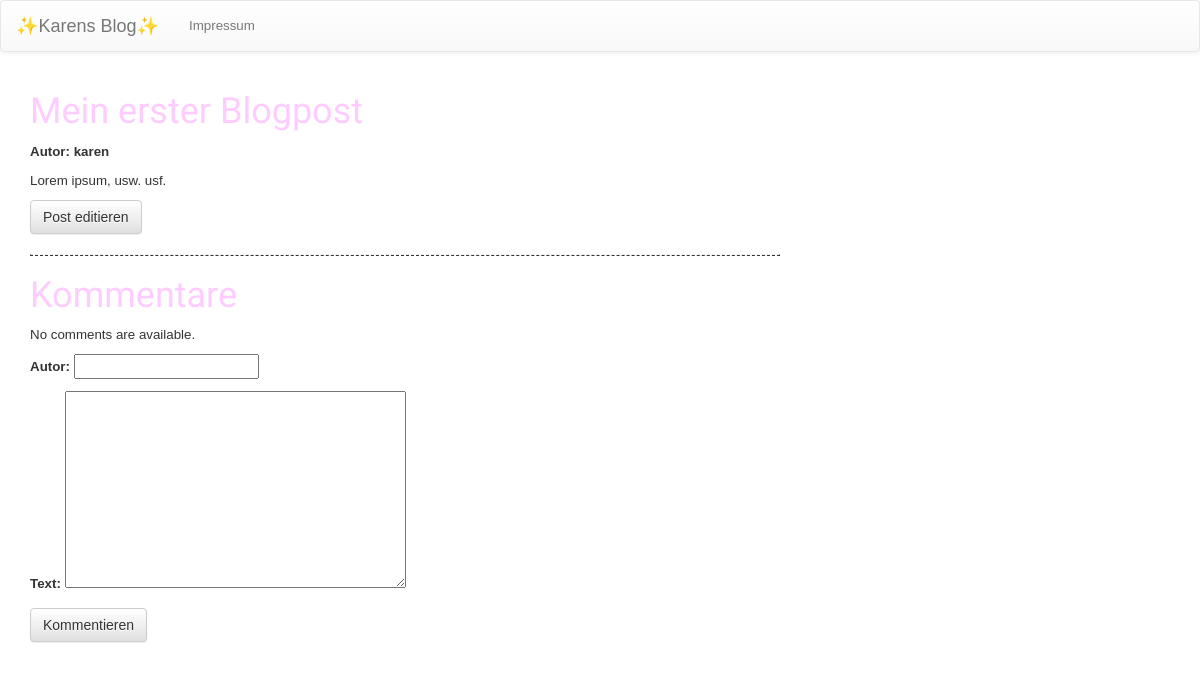
Page /blog/post/1/ on the committed database.
### blog/models.py (models this page shows, shortened)
class Post(models.Model):
    author = models.ForeignKey('auth.User')
    title = models.CharField(max_length=200)
    text = models.TextField()
    created_date = models.DateTimeField(
            default=timezone.now)
    published_date = models.DateTimeField(
            blank=True, null=True)

### blog/views.py (the view)
# urls.py: url(r'^post/(?P<pk>[0-9]+)/$', views.post_detail, name='post_detail'),
def post_detail(request, pk):
    post = get_object_or_404(Post, pk=pk)
    if request.method == "POST":
        form = CommentForm(request.POST)
        if form.is_valid():
            comment = form.save(commit=False)
            comment.post = post
            comment.save()
    comments_list = Comment.objects.filter(post=post)
    form = CommentForm()
    return render(request, 'post_detail.html',
    {'post': post, 'comments_list': comments_list, 'form': form})

### blog/forms.py
class CommentForm(forms.ModelForm):
    class Meta:
        model = Comment
        fields = ('author', 'text',)

### blog/templates/post_detail.html (shortened to what this page needs)
{% extends 'base.html' %}
{% block content %}
    <div class="post">
        <h1>{{ post.title }}</h1>
        <b>Autor: {{ post.author }}</b>
        <p>{{ post.text|linebreaks }}</p>
        <a class="btn btn-default" href="{% url 'post_edit' pk=post.pk %}">Post editieren</a>
    </div>
    <hr/>
    <h1>Kommentare</h1>
    <div class="comment">
      {% if comments_list %}
      <div>
        {% for comment in comments_list %}
        <div>
          <b>Autor: {{ comment.author }}</b>
          <p>{{ comment.text|linebreaks }}</p>
          <hr/>
        </div>
        {% endfor %}
      </div>
      {% else %}
      <p>No comments are available.</p>
      {% endif %}
      <form method="POST" class="post-form">{% csrf_token %}
          {{ form.as_p }}
          <button type="submit" class="save btn btn-default">Kommentieren</button>
      </form>
    </div>
{% endblock %}

### blog/static/css/blog.css (style rules this page uses)
h1, h1 a, h1 a:hover { color: #ffccff; text-decoration: none; font-family: 'Fredericka the Great', cursive; }
body { font-family: sans-serif; background-color: #ffffff; font-size: 10pt; }
hr { border-width: 1px; border-style: dashed; }

### rows in the picture
Post: title "Mein erster Blogpost", author "karen", text "Lorem ipsum, usw. usf."
